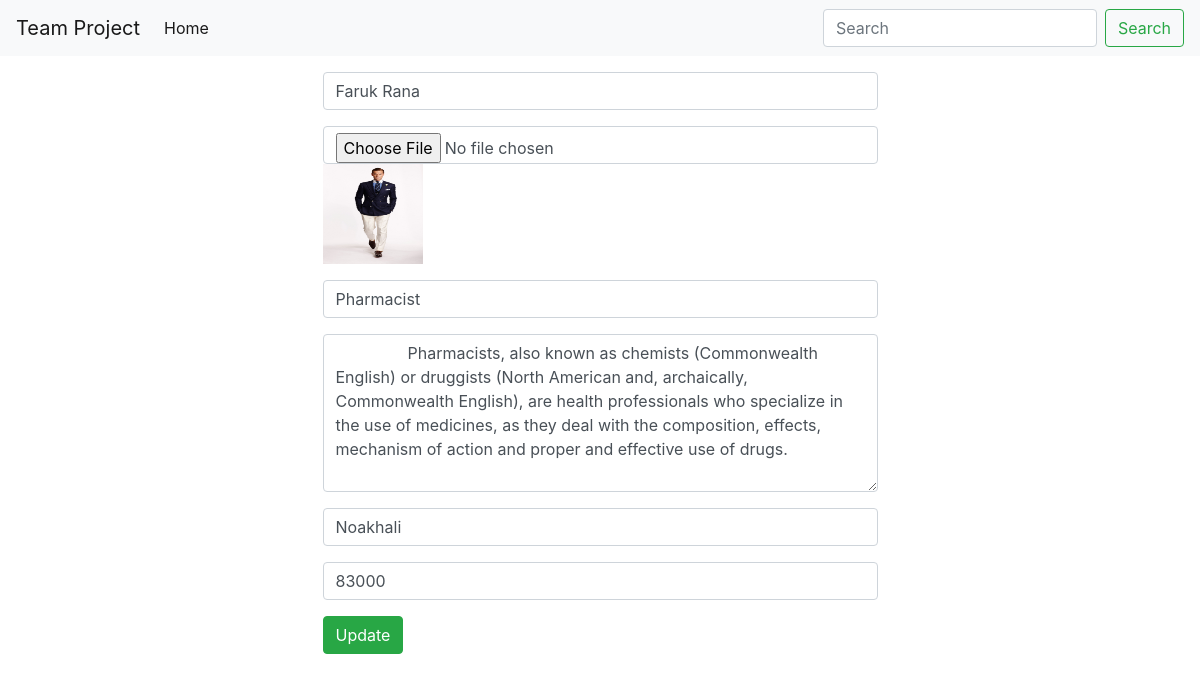
Page /edit.php?id=15 on the committed database.
### tables this page shows
CREATE TABLE `member_info` (
  `ID` int(10) NOT NULL,
  `Name` text NOT NULL,
  `Image` varchar(100) DEFAULT NULL,
  `Job` varchar(20) NOT NULL,
  `Description` varchar(500) NOT NULL,
  `Location` varchar(50) NOT NULL,
  `Salary` int(6) NOT NULL
);

### edit.php (the view, shortened to what this page needs)
<?php
    include_once('resources/header.php');
    include_once('resources/connection.php');
    $id = $_GET['id'];
    $data = $mySql->query("SELECT* FROM member_info WHERE ID = $id");
?>
    <div class="container mt-3">
        <form action="#" method="post" class="w-50 m-auto" enctype="multipart/form-data">
        <?php while ($dt = $data->fetch_assoc()) { ?>
            <div class="form-group">
                <input type="text" class="form-control" name="name" placeholder="Enter Member Name"
                value="<?php echo $dt['Name']; ?>">
            </div>
            <div class="form-group">
                <input type="file" class="form-control" name="image">
                <img src="images/<?php echo $dt['Image']; ?>" alt="" style="Width:100px; height:100px;">
            </div>
            <div class="form-group">
                <input type="text" class="form-control" name="job" placeholder="Enter Job Title"
                value="<?php echo $dt['Job']; ?>">
            </div>
            <div class="form-group">
                <textarea name="description" id="" rows="6" class="form-control" placeholder="Enter Description">
                <?php echo $dt['Description']; ?></textarea>
            </div>
            <div class="form-group">
                <input type="text" class="form-control" name="location" placeholder="Enter Location"
                value="<?php echo $dt['Location']; ?>">
            </div>
            <div class="form-group">
                <input type="text" class="form-control" name="salary" placeholder="Enter Salary"
                value="<?php echo $dt['Salary']; ?>">
            </div>
            <div class="form-group">
                <input type="submit" class="btn btn-success" name="submit" value="Update">
            </div>
        <?php }?>
        </form>
    </div>
<?php
    include_once('resources/footer.php');
?>

### rows in the picture
member_info: name "Faruk Rana", Image (picture), job "Pharmacist", description "Pharmacists, also known as chemists (Commonwealth English) or druggists (North American and, archaically, Commonwealth English), are health professionals who specialize in the use of medicines, as they deal with the composition, effects, mechanism of action and proper and effective use of drugs.", location "Noakhali", salary "83000"
